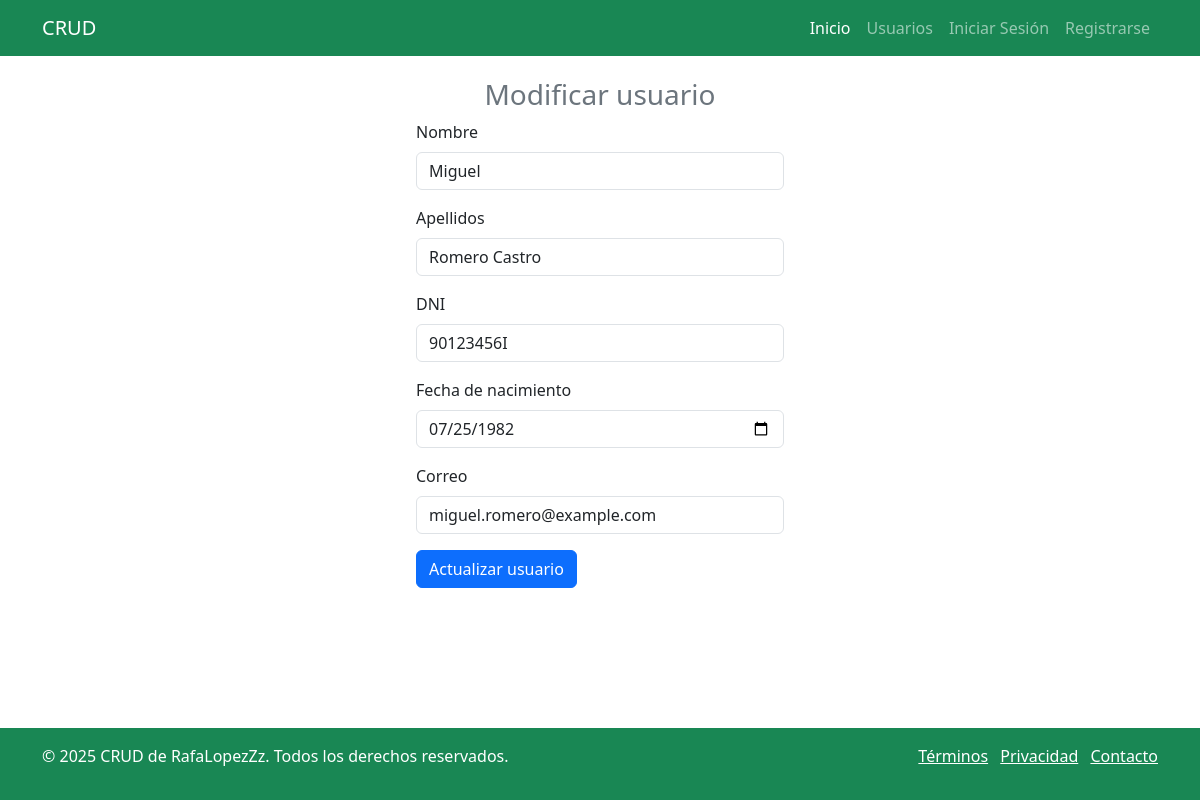
The app's page /views/actualizar_usuario_view.php?id=32 (signed in) with its own data.
### tables this page shows
CREATE TABLE `usuarios` (
  `id` int(6) UNSIGNED NOT NULL,
  `nombre` varchar(50) NOT NULL,
  `apellidos` varchar(50) NOT NULL,
  `DNI` varchar(15) NOT NULL,
  `fecha_nacimiento` date DEFAULT NULL,
  `correo` varchar(50) DEFAULT NULL,
  `password` varchar(255) NOT NULL,
  `fecha_creacion` timestamp NOT NULL DEFAULT current_timestamp(),
  `rol` enum('USER','ADMIN') NOT NULL DEFAULT 'USER'
);

### views/actualizar_usuario_view.php (the view, shortened to what this page needs)
<?php
require_once __DIR__ . '/../models/conexion.php';
$id = $_GET['id'];
$sql = $conexion->query("SELECT * FROM usuarios WHERE id='$id'");
?>
<!DOCTYPE html>
<html lang="es">
<head>
    <link href="https://cdn.jsdelivr.net/npm/bootstrap@5.3.5/dist/css/bootstrap.min.css" rel="stylesheet">
</head>
<body class="d-flex flex-column min-vh-100">
    <header class="fixed-top bg-success text-white">
        <?php include __DIR__ . "/header.php"; ?>
    </header>
    <form class="col-4 p-3 m-auto" method="POST" action="">
        <h3 class="text-center text-secondary">Modificar usuario</h3>
        <?php
        while ($datos = $sql->fetch_object()) { ?>
            <div class="mb-3">
                <label for="inputNombre" class="form-label">Nombre</label>
                <input type="text" class="form-control" name="nombre" value="<?php echo $datos->nombre; ?>">
            </div>
            <div class="mb-3">
                <label for="inputAoellidos" class="form-label">Apellidos</label>
                <input type="text" class="form-control" name="apellidos" value="<?php echo $datos->apellidos; ?>">
            </div>
            <div class="mb-3">
                <label for="inputDNI" class="form-label">DNI</label>
                <input type="text" class="form-control" name="DNI" value="<?php echo $datos->DNI; ?>">
            </div>
            <div class="mb-3">
                <label for="inputFecha" class="form-label">Fecha de nacimiento</label>
                <input type="date" class="form-control" name="fecha_nacimiento" value="<?php echo $datos->fecha_nacimiento; ?>">
            </div>
            <div class="mb-3">
                <label for="inputEmail" class="form-label">Correo</label>
                <input type="email" class="form-control" name="correo" value="<?php echo $datos->correo; ?>">
            </div>
        <?php }
        ?>
        <button type="submit" class="btn btn-primary" name="btnactualizar" value="ok">Actualizar usuario</button>
    </form>
    <footer class="mt-auto bg-success text-white py-3">
        <?php include __DIR__ . "/footer.php"; ?>
    </footer>
</body>
</html>

### records on screen
usuarios: nombre "Miguel", apellidos "Romero Castro", DNI "90123456I", fecha_nacimiento "07/25/1982", correo "miguel.romero@example.com"
